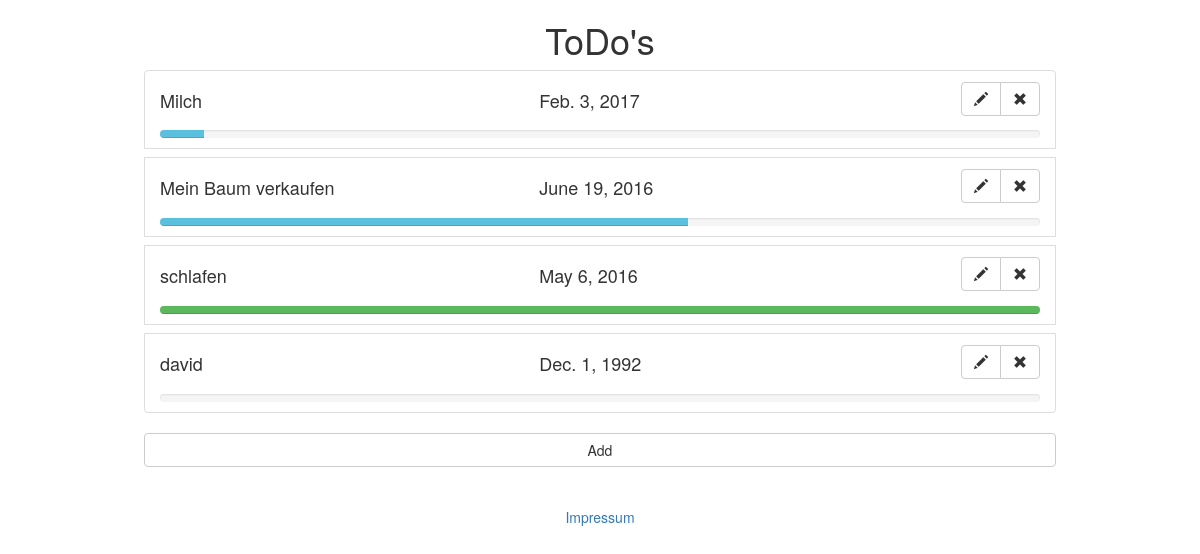
/todos/, run on an earlier commit of the app's database.
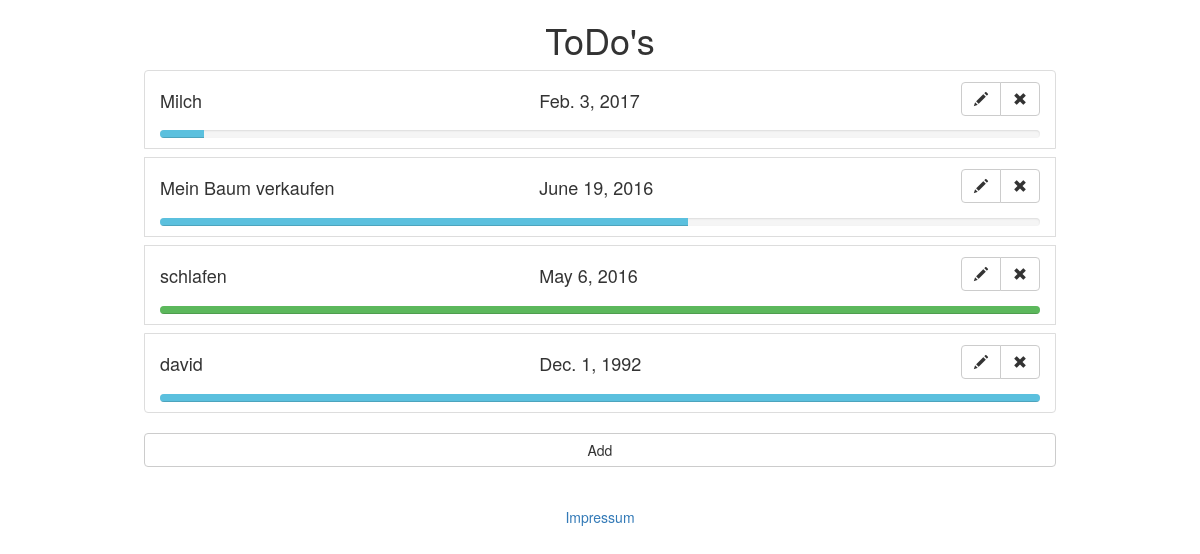
And on a later commit of the database.
### todos/models.py (models this page shows, shortened)
class Todo(models.Model):
    description = models.CharField(max_length=100)
    completed = models.BooleanField(default = False)
    progress = models.PositiveIntegerField(default=0,
        validators=[
            MaxValueValidator(100)
        ])
    due_date = models.DateField(default=timezone.now)

### todos/views.py (the view)
def index(request):
    all_todos = Todo.objects.all()
    context = { 'todo_list': all_todos }
    return render(request, 'todos/index.html', context)

### todos/templates/todos/index.html (shortened to what this page needs)
{% extends "todos/base.html" %}
{% block content %}
<h1 class="text-center">ToDo's</h1>
{% if todo_list %}
<ul class="center-block list-group todo-list">
  {% for todo in todo_list %}
  <li class="list-group-item todo-list-item">
    <div class="row">
      <h4 class="col-sm-5 col-xs-5">
        {{todo.description}}
      </h4>
      <h4 class="col-sm-4 col-xs-3">{{todo.due_date}}</h4>
      <div class="col-sm-3 col-xs-4">
        <div class="btn-group pull-right">
          <a href="{% url 'todos:edit' todo_id=todo.pk %}" class="glyphicon glyphicon-pencil btn btn-default"></a>
          <a href="{% url 'todos:delete' todo_id=todo.pk %}" class="delete-button glyphicon glyphicon-remove btn btn-default"></a>
        </div>
      </div>
    </div>
    <div class="row">
      <div class="col-sm-12">
        {% if todo.progress == 100 %}
          <div class="progress" style="height:8px; margin-bottom:0px; margin-top:10px;"
              data-toggle="tooltip" data-placement="bottom" title="{{todo.progress}}%">
            <div class="progress-bar progress-bar-success" role="progressbar" style="width: {{todo.progress}}%;"></div>
          </div>
        {% else %}
          <div class="progress" style="height:8px; margin-bottom:0px; margin-top:10px;">
            <div class="progress-bar progress-bar-info" role="progressbar" style="width: {{todo.progress}}%;"></div>
          </div>
        {% endif %}
      </div>
    </div>
  </li>
  {% endfor %}
</ul>
{% else %}
<div class="alert alert-info" role="alert">
  There are currently no Todos
</div>
{% endif %}
<a class="btn btn-default center-block todo-add" href="{% url 'todos:new' %}">Add</a>
<a class="text-center center-block about-container" href="{% url 'todos:about' %}">Impressum</a>
{% endblock %}

What changed in the data, as far as the page shows it:
changed Todo "david": progress 0 → 1000 (drawn)
